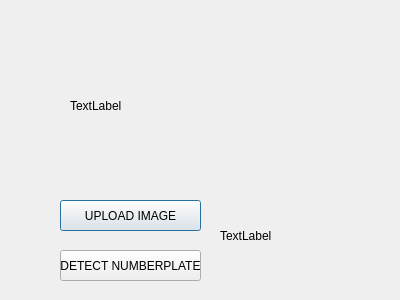
<?xml version="1.0" encoding="UTF-8"?>
<ui version="4.0">
 <class>Dialog</class>
 <widget class="QDialog" name="Dialog">
  <property name="geometry">
   <rect>
    <x>0</x>
    <y>0</y>
    <width>400</width>
    <height>300</height>
   </rect>
  </property>
  <property name="windowTitle">
   <string>Dialog</string>
  </property>
  <widget class="QLabel" name="label">
   <property name="geometry">
    <rect>
     <x>70</x>
     <y>40</y>
     <width>251</width>
     <height>131</height>
    </rect>
   </property>
   <property name="text">
    <string>TextLabel</string>
   </property>
  </widget>
  <widget class="QPushButton" name="pushButton">
   <property name="geometry">
    <rect>
     <x>60</x>
     <y>200</y>
     <width>141</width>
     <height>31</height>
    </rect>
   </property>
   <property name="text">
    <string>UPLOAD IMAGE</string>
   </property>
   <property name="default">
    <bool>false</bool>
   </property>
   <property name="flat">
    <bool>false</bool>
   </property>
  </widget>
  <widget class="QPushButton" name="pushButton_2">
   <property name="geometry">
    <rect>
     <x>60</x>
     <y>250</y>
     <width>141</width>
     <height>31</height>
    </rect>
   </property>
   <property name="text">
    <string>DETECT NUMBERPLATE</string>
   </property>
   <property name="default">
    <bool>false</bool>
   </property>
   <property name="flat">
    <bool>false</bool>
   </property>
  </widget>
  <widget class="QLabel" name="label_2">
   <property name="geometry">
    <rect>
     <x>220</x>
     <y>200</y>
     <width>161</width>
     <height>71</height>
    </rect>
   </property>
   <property name="text">
    <string>TextLabel</string>
   </property>
  </widget>
 </widget>
 <resources/>
 <connections/>
</ui>
